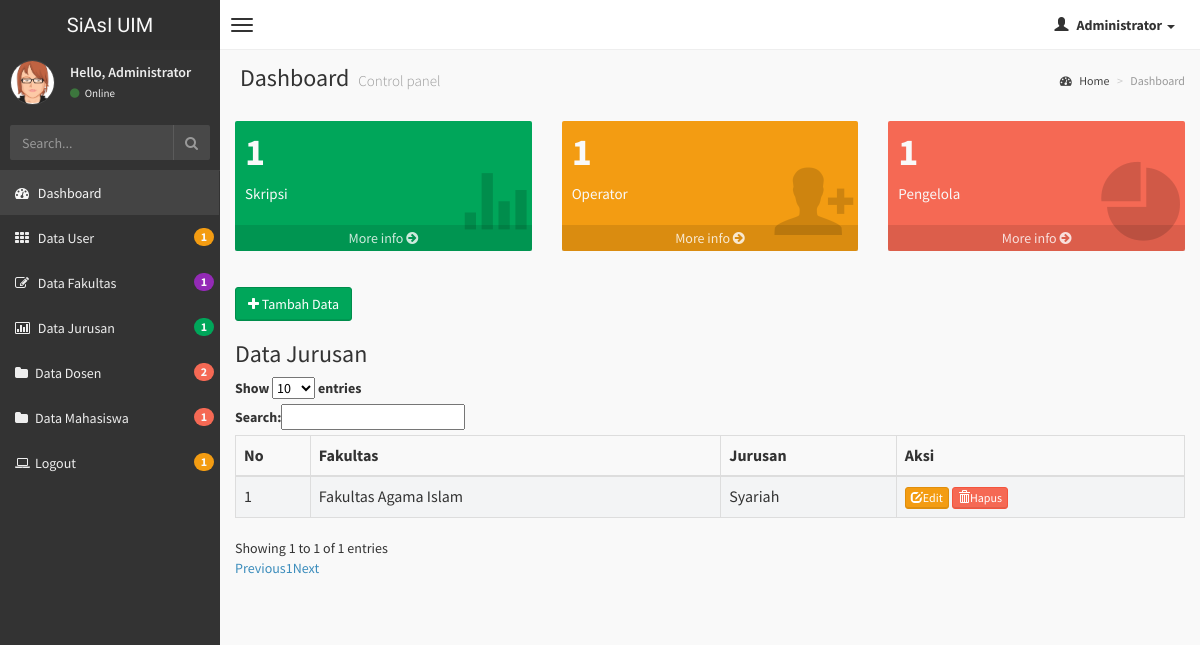
The app's page /index.php?p=jurusan (signed in) with its own data.
### tables this page shows
CREATE TABLE IF NOT EXISTS `jurusan` (
  `id_jurusan` int(10) NOT NULL AUTO_INCREMENT,
  `id_fakultas` varchar(100) NOT NULL,
  `nama_jurusan` varchar(100) NOT NULL,
  PRIMARY KEY (`id_jurusan`)
);

CREATE TABLE IF NOT EXISTS `fakultas` (
  `id_fakultas` int(10) NOT NULL AUTO_INCREMENT,
  `nama_fakultas` varchar(100) NOT NULL,
  PRIMARY KEY (`id_fakultas`)
);

### jurusan.php (the view, shortened to what this page needs)
<?php
$level=$_SESSION['level'];
?>
<?php
switch($_GET[act]){
  default:
if ($level==1){
  echo "
  <form method='POST' action='?p=jurusan&act=tambah'>
  <button type='submit' class='btn btn-success' name='Tambah' value='Tambah'> <i class='fa fa-plus'></i> Tambah Data</button>
  </form>
		<h3>Data Jurusan</h3>
            <table id='data' class='table table-bordered table-striped'>
                <thead>
                    <tr>
                    <th>No</th>
                    <th>Fakultas</th>
                    <th>Jurusan</th>
                    <th>Aksi</th>
                    </tr>
                </thead>";
    $tampil=mysql_query("SELECT * FROM fakultas,jurusan where fakultas.id_fakultas=jurusan.id_fakultas order by jurusan.nama_jurusan ASC");
    $no=1;
    while ($r=mysql_fetch_array($tampil)){
	echo "
                    <tr>
                    <td>$no</td>
                    <td>$r[nama_fakultas]</td>
                    <td>$r[nama_jurusan]</td>
                    <td>
				<a class='btn btn-xs btn-warning' href=?p=jurusan&act=edit&id=$r[id_jurusan]><span class='glyphicon glyphicon-edit'></span>Edit</a>
	            <a class='btn btn-xs btn-danger' href=?p=jurusan&act=hapus&id=$r[id_jurusan] onClick='return confirmSubmit()'>
				<span class='glyphicon glyphicon-trash'></span>Hapus</a>
					</td>
                    </tr>
                ";
				$no++;
										}
	echo "</table>";
}
  break;
?>
<?php
	}
	?>

### css/AdminLTE.css (style rules this page uses)
html, body { overflow-x: hidden!important; font-family: 'Source Sans Pro', sans-serif; -webkit-font-smoothing: antialiased; min-height: 100%; background: #f9f9f9; }
a { color: #3c8dbc; }
h1, h2, h3, h4, h5, h6, .h1, .h2, .h3, .h4, .h5, .h6 { font-family: 'Source Sans Pro', sans-serif; }
.table-striped > tbody > tr:nth-child(odd) > td, .table-striped > tbody > tr:nth-child(odd) > th { background-color: #f3f4f5; }
.btn { font-weight: 500; -webkit-border-radius: 3px; -moz-border-radius: 3px; border-radius: 3px; border: 1px solid transparent; -webkit-box-shadow: inset 0px -2px 0px 0px rgba(0, 0, 0, 0.09); -moz-box-shadow: inset 0px -2px 0px 0px rgba(0, 0, 0, 0.09); box-shadow: inset 0px -1px 0px 0px rgba(0, 0, 0, 0.09); }
.btn.btn-success { background-color: #00a65a; border-color: #008d4c; }
.btn.btn-danger { background-color: #f56954; border-color: #f4543c; }
.btn.btn-warning { background-color: #f39c12; border-color: #e08e0b; }

### records on screen
jurusan: id_fakultas.nama_fakultas "Fakultas Agama Islam", nama_jurusan "Syariah"

### other values on screen
$nama_user "Administrator"
$jumlah_user "1"
$jumlah_fakultas "1"
$jumlah_jurusan "1"
$jumlah_dosen "2"
$jumlah_mahasiswa "1"
$jumlah_skripsi "1"
